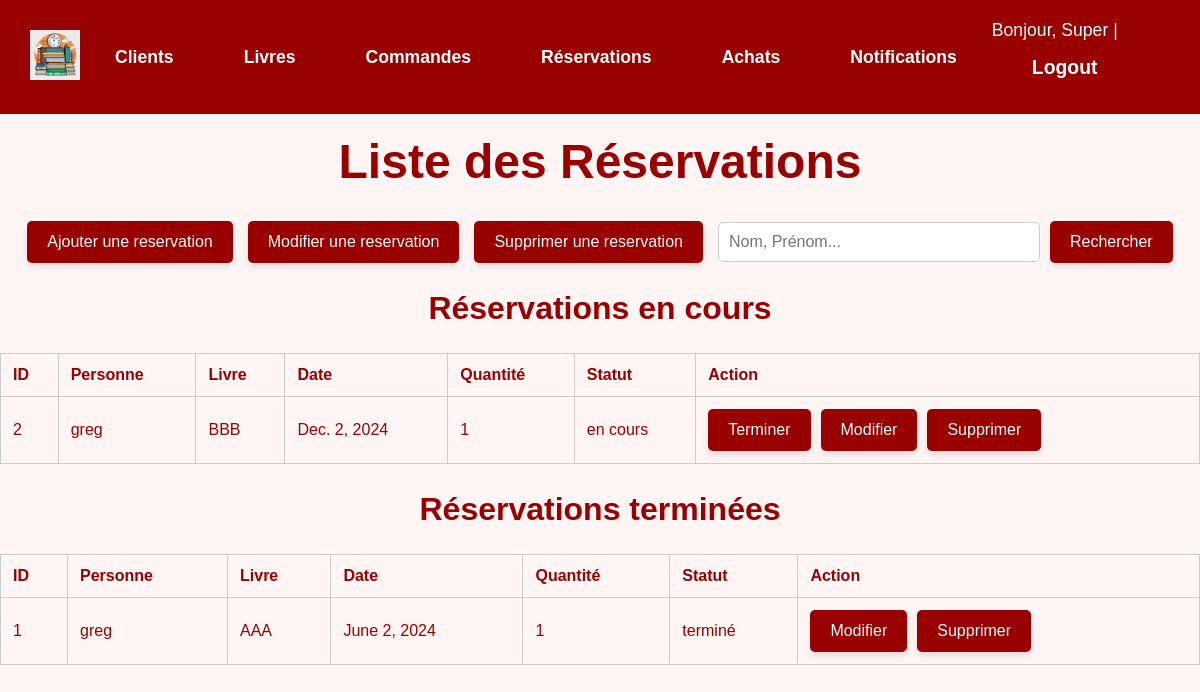
Before: /reservations/ (signed in) with the older database file.
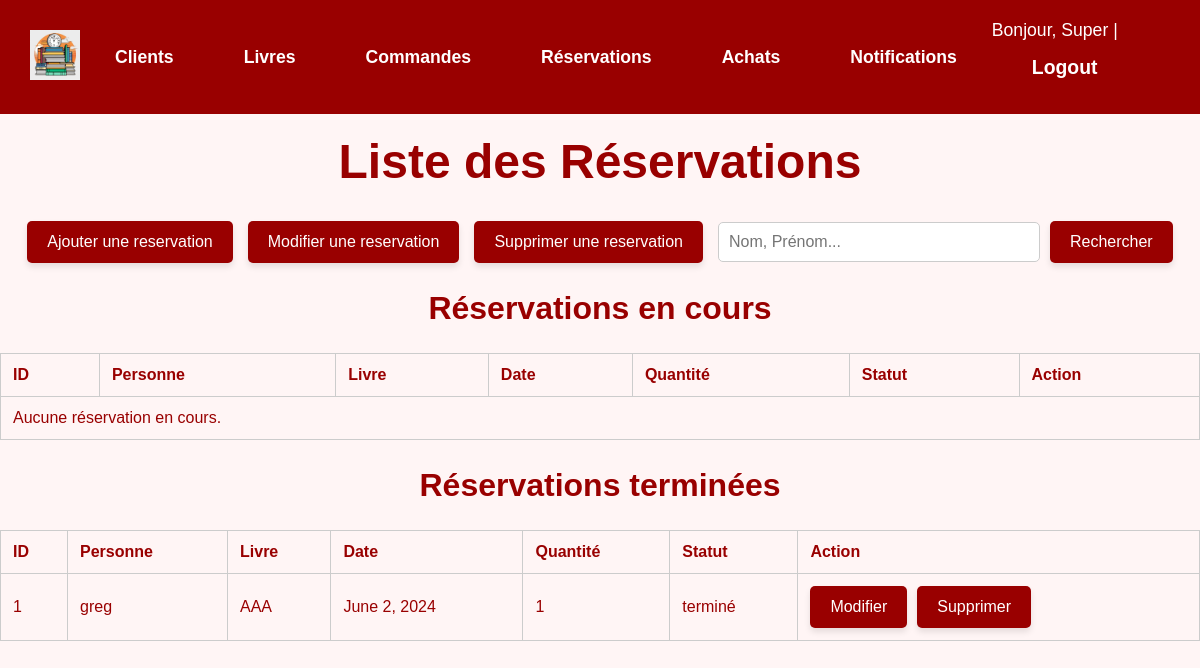
After: the same page with the newer database file.
### gui/models.py (models this page shows, shortened)
class Reserver(models.Model):
    STATUT_CHOICES = [
        ('en cours', 'En cours'),
        ('terminé', 'Terminé'),
    ]
    personne = models.ForeignKey(Personne, on_delete=models.CASCADE)
    livre = models.ForeignKey(Livre, on_delete=models.CASCADE)
    date_reservation = models.DateField(default=datetime.date.today)
    quantite = models.PositiveIntegerField()
    statut = models.CharField(max_length=50,choices=STATUT_CHOICES, default='en cours')
    class Meta:
        db_table = 'Reserver'

class Personne(AbstractBaseUser, PermissionsMixin):
    nom = models.CharField(max_length=100)
    prenom = models.CharField(max_length=100)
    date_naissance = models.DateField()
    telephone = models.CharField(max_length=15)
    email = models.EmailField(max_length=50, primary_key=True)  # Champ unique pour l'identification
    date_creation = models.DateField(auto_now_add=True)
    solde = models.DecimalField(max_digits=10, decimal_places=2)
    adresse = models.ForeignKey('Adresse', on_delete=models.CASCADE)
    role = models.ForeignKey('Role', on_delete=models.CASCADE)
    is_active = models.BooleanField(default=True)
    is_staff = models.BooleanField(default=False)
    is_superuser = models.BooleanField(default=False)
    objects = PersonneManager()
    USERNAME_FIELD = 'email'  # Utiliser l'email comme identifiant unique
    REQUIRED_FIELDS = ['nom', 'prenom']
    class Meta:
        db_table = 'Personne'
    from decimal import Decimal  # Import pour des calculs précis

class Livre(models.Model):
    isbn13 = models.CharField(max_length=13, primary_key=True)
    titre = models.CharField(max_length=255)
    type = models.CharField(max_length=50, blank=True, null=True)
    genre_litteraire = models.CharField(max_length=100,blank=True, null=True)
    sous_genre = models.CharField(max_length=100,blank=True, null=True)
    langue = models.CharField(max_length=50,blank=True, null=True)
    format = models.CharField(max_length=50,blank=True, null=True)
    nombre_pages = models.IntegerField(blank=True,null=True)
    dimensions = models.CharField(max_length=50,blank=True,null=True)
    date_parution = models.DateField(blank=True,null=True)
    localisation = models.CharField(max_length=100,blank=True,null=True)
    synopsis = models.TextField(blank=True,null=True)
    prix = models.DecimalField(max_digits=10, decimal_places=2, default=Decimal('0.00'))
    url_reference = models.URLField(blank=True, null=True)
    quantite_disponible = models.IntegerField()
    quantite_totale = models.IntegerField()
    quantite_minimale = models.IntegerField()
    editeur = models.ForeignKey(Editeur, on_delete=models.CASCADE)
    class Meta:
        db_table = 'Livre'

### gui/views.py (the view)
# urls.py: path('reservations/', ReserverList.as_view(), name='reservations_list'),
class ReserverList(StaffRequiredMixin, ListView):
    model = Reserver
    template_name = 'gui/lister_reservations.html'
    context_object_name = 'reservations'
    def get_queryset(self):
        sort_by = self.request.GET.get('sort_by', 'date_reservation')  # Par défaut : tri par date_reservation
        order = self.request.GET.get('order', 'asc')  # Par défaut : ordre ascendant
        sort_prefix = '' if order == 'asc' else '-'
        sorting_options = {
            'id': 'id_commande',
            'date': 'date_commande',
            'quantite': 'quantite',
            'statut': 'statut',
        }
        queryset = super().get_queryset()
        if sort_by in sorting_options:
            queryset = queryset.order_by(f"{sort_prefix}{sorting_options[sort_by]}")
        return queryset
    def get_context_data(self, **kwargs):
        context = super().get_context_data(**kwargs)
        reservations_en_cours = Reserver.objects.filter(statut='en cours')
        reservations_terminees = Reserver.objects.filter(statut='terminé')
        sort_by = self.request.GET.get('sort_by', 'date_reservation')
        order = self.request.GET.get('order', 'asc')
        sort_prefix = '' if order == 'asc' else '-'
        reservations_en_cours = reservations_en_cours.order_by(f"{sort_prefix}{sort_by}")
        reservations_terminees = reservations_terminees.order_by(f"{sort_prefix}{sort_by}")
        context['reservations_en_cours'] = reservations_en_cours
        context['reservations_terminees'] = reservations_terminees
        return context

### gui/views.py (called while the page is built)
    def test_func(self):
        return self.request.user.is_staff

### templates/gui/lister_reservations.html (shortened to what the changed rows need)
{% load static %}
<!DOCTYPE html>
<html lang="fr">
<head>
</head>
<body>
    <h1 style="color: #990000; text-align: center; font-size: 3em; margin-top: 20px;">Liste des Réservations</h1>
    <h2 style="text-align: center; font-size: 2em; color: #990000;">Réservations en cours</h2>
    <table>
        <thead>
            <tr>
                <th><a href="?sort_by=id&order={% if request.GET.order == 'asc' %}desc{% else %}asc{% endif %}">ID</a></th>
                <th><a href="?sort_by=personne&order={% if request.GET.order == 'asc' %}desc{% else %}asc{% endif %}">Personne</a></th>
                <th><a href="?sort_by=livre&order={% if request.GET.order == 'asc' %}desc{% else %}asc{% endif %}">Livre</a></th>
                <th><a href="?sort_by=date_reservation&order={% if request.GET.order == 'asc' %}desc{% else %}asc{% endif %}">Date</a></th>
                <th><a href="?sort_by=quantite&order={% if request.GET.order == 'asc' %}desc{% else %}asc{% endif %}">Quantité</a></th>
                <th><a href="?sort_by=statut&order={% if request.GET.order == 'asc' %}desc{% else %}asc{% endif %}">Statut</a></th>
                <th>Action</th>
            </tr>
        </thead>
        <tbody>
            {% for reservation in reservations_en_cours %}
            <tr>
                <td>{{ reservation.id }}</td>
                <td>{{ reservation.personne.nom }}</td>
                <td>{{ reservation.livre.titre }}</td>
                <td>{{ reservation.date_reservation }}</td>
                <td>{{ reservation.quantite }}</td>
                <td>{{ reservation.statut }}</td>
                <td>
                    <div class="action-buttons">
                        <form method="POST" action="{% url 'terminer_reservation' reservation.id %}">
                            <button type="submit" class="button">Terminer</button>
                        </form>
                        <a href="{% url 'reservations_update' reservation.id %}" class="btn-warning">Modifier</a>
                        <a href="{% url 'reservations_with_ID_delete' pk=reservation.id %}" class="button">Supprimer</a>
                    </div>
                </td>
            </tr>
            {% empty %}
            <tr class="empty-message">
                <td colspan="7">Aucune réservation en cours.</td>
            </tr>
            {% endfor %}
        </tbody>
    </table>
    <h2 style="text-align: center; font-size: 2em; color: #990000;">Réservations terminées</h2>
    <table>
        <thead>
            <tr>
                <th><a href="?sort_by=id&order={% if request.GET.order == 'asc' %}desc{% else %}asc{% endif %}">ID</a></th>
                <th><a href="?sort_by=personne&order={% if request.GET.order == 'asc' %}desc{% else %}asc{% endif %}">Personne</a></th>
                <th><a href="?sort_by=livre&order={% if request.GET.order == 'asc' %}desc{% else %}asc{% endif %}">Livre</a></th>
                <th><a href="?sort_by=date_reservation&order={% if request.GET.order == 'asc' %}desc{% else %}asc{% endif %}">Date</a></th>
                <th><a href="?sort_by=quantite&order={% if request.GET.order == 'asc' %}desc{% else %}asc{% endif %}">Quantité</a></th>
                <th><a href="?sort_by=statut&order={% if request.GET.order == 'asc' %}desc{% else %}asc{% endif %}">Statut</a></th>
                <th>Action</th>
            </tr>
        </thead>
        <tbody>
            {% for reservation in reservations_terminees %}
            <tr>
                <td>{{ reservation.id }}</td>
                <td>{{ reservation.personne.nom }}</td>
                <td>{{ reservation.livre.titre }}</td>
                <td>{{ reservation.date_reservation }}</td>
                <td>{{ reservation.quantite }}</td>
                <td>{{ reservation.statut }}</td>
                <td>
                    <div class="action-buttons">
                        <a href="{% url 'reservations_update' reservation.id %}" class="btn-warning">Modifier</a>
                        <a href="{% url 'reservations_with_ID_delete' pk=reservation.id %}" class="button">Supprimer</a>
                    </div>
                </td>
            </tr>
            {% empty %}
            <tr class="empty-message">
                <td colspan="7">Aucune réservation terminée.</td>
            </tr>
            {% endfor %}
        </tbody>
    </table>
</body>
</html>

Changed rows visible on the page:
removed Reserver: id "2", personne.nom "greg", livre.titre "BBB", date_reservation "Dec. 2, 2024", quantite "1", statut "en cours", shown under "Réservations en cours"
Other visible differences:
text now shown: "Aucune réservation en cours."
